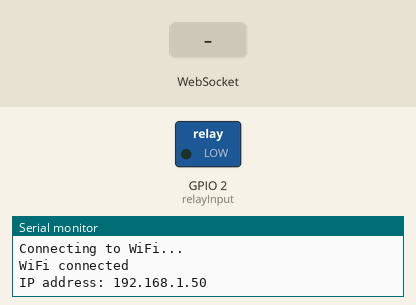
Simulated run of this sketch. Board: ESP8266 (NodeMCU). Shown: switched loads named in the sketch (green lamp = pin HIGH), the last lines printed to the serial monitor. The test bench sets the inputs (shaded band). WiFi joins after 1.5 s; servers stay silent unless stated.

Above: at 3.2 s.
3.3 s: WebSocket text "oneFinger" received
At 4.2 s:
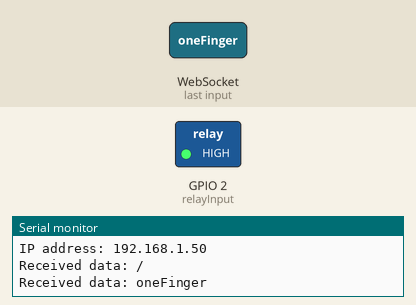
4.8 s: WebSocket text "1" received
Timing chart, 0 to 7.8 s (numbered marks = the images above; inputs shaded):
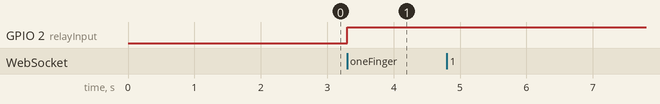

The sketch:

RelayNodemcuWS.ino
```cpp
#include <WebSocketsServer.h>
#include <ESP8266WiFi.h>

int relayInput = 2;

WebSocketsServer webSocket(81);
const char* Ssid = "Skywalker";
const char* Password = "MayTheForceBeWithYou";

void setup() {
  pinMode(relayInput, OUTPUT);
  Serial.begin(115200);

  // Connect to Wi-Fi
  WiFi.begin(Ssid, Password);
  while (WiFi.status() != WL_CONNECTED) {
    delay(1000);
    Serial.println("Connecting to WiFi...");
  }

  // Print NodeMCU IP address
  Serial.println("WiFi connected");
  Serial.print("IP address: ");
  Serial.println(WiFi.localIP());

  // Start WebSocket server
  webSocket.begin();
  webSocket.onEvent(handleWebSocketMessage);
}

void loop() {
  webSocket.loop();
  // digitalWrite(relayInput, HIGH);
  // delay(1000);
  // digitalWrite(relayInput, LOW);
  // delay(1000);
}

void handleWebSocketMessage(uint8_t num, WStype_t type, uint8_t *payload, size_t length) {
  Serial.println("Received data: " + String((char*)payload));
  String receivedData = String((char*)payload);
  if (receivedData == "oneFinger") {
    digitalWrite(relayInput, HIGH);
  }
}
```

Measured:
- after the input at 3.3 s, GPIO 2 (relayInput): LOW → HIGH at once
